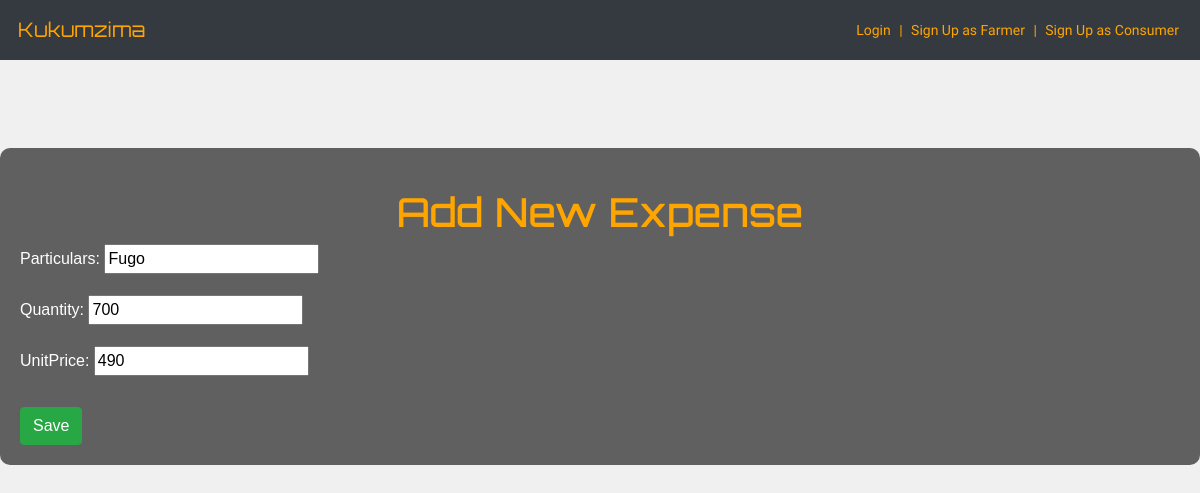
The page /expense-inventory/1/edit/ on the database its author committed.
### core/models.py (models this page shows, shortened)
class expenseInventory(models.Model):
    farm = models.ForeignKey(Farm, on_delete=models.CASCADE, related_name='expense_inventories')
    particulars = models.CharField(max_length=255)
    quantity = models.IntegerField()
    unitPrice = models.IntegerField()

### core/views.py (the view)
# urls.py: path('expense-inventory/<int:pk>/edit/', ExpenseInventoryUpdateView.as_view(), name='expense_inventory_edit'),
class ExpenseInventoryUpdateView(UpdateView):
    model = expenseInventory
    form_class = ExpenseInventoryForm
    template_name = 'core/expense_inventory_form.html'
    success_url = reverse_lazy('expense_inventory_list')

### core/forms.py
class ExpenseInventoryForm(forms.ModelForm):
    class Meta:
        model = expenseInventory
        fields = [ 'particulars', 'quantity', 'unitPrice']

### core/templates/core/expense_inventory_form.html (shortened to what this page needs)
{% extends "core/base.html" %}
{% block content %}
  <h1>Add New Expense </h1>
  <form method="post">
    {{ form.as_p }}
    <button type="submit" class="btn btn-success">Save</button>
  </form>
{% endblock %}

### core/templates/core/base.html (style rules this page uses)
body { font-family: Arial, sans-serif; background-color: #f0f0f0; color: #333333; margin: 0; padding: 0; background-image: url('https://images5.alphacoders.com/867/867097.jpg '); background-size:cover; background-repeat: no-repeat; }
h1 { font-family: 'Orbitron', sans-serif; color: orange; text-align: center; margin-top: 20px; }
.btn { margin-top: 10px; }

### rows shown on the page
expenseInventory: particulars "Fugo", quantity "700", unitPrice "490"
